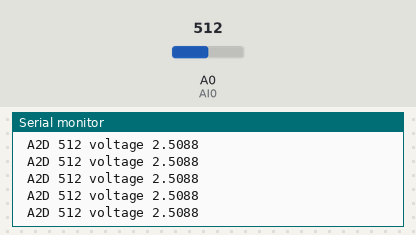
A sketch run on a simulated Arduino Uno, built with avr-gcc and run on an emulated ATmega328P. Parts: the last lines printed to the serial monitor. Inputs (shaded band) come from the test bench; at power-on: A0 (AI0) = 512.

Above: at 1.2 s.
1.3 s: A0 (AI0) set to 107
At 2.0 s:
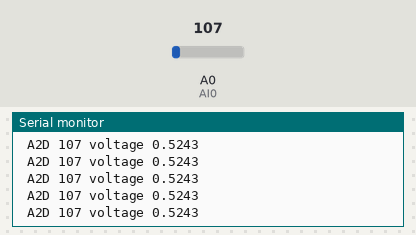
4.3 s: A0 (AI0) set to 94
At 5.3 s:
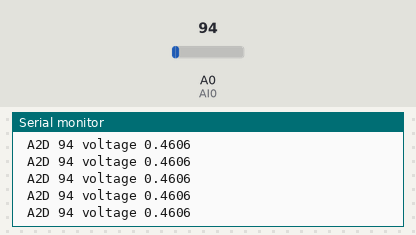
Timing chart, 0 to 7.3 s (numbered marks = the images above; inputs shaded):
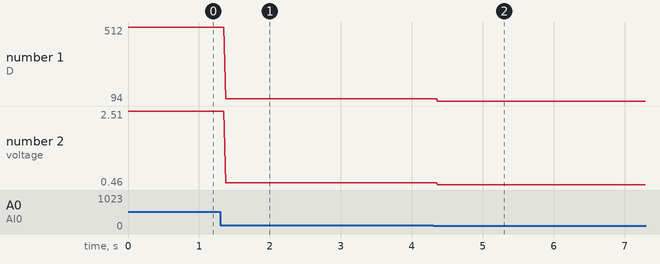

The sketch:

DAQ_voltmeter.ino
```cpp
/////////////////////////////////////////////////////////
// very simple voltmeter
// will measure 0 to 5V only!
// Voltages outside 0 to 5V will destroy your Arduino!!!
// Don't wire this backwards!
/////////////////////////////////////////////////////////
// define a variable that tells which analog pin we will
//   use
int AI0 = 0;    //AI0 stands for analog input zero
// define a variable that holds our Delta_v_min
float delta_v_min=0.0049;   // volts per A2D unit
// define a variable for our A2D version of our signal
int ADC_value = 0;
// define a variable for our voltage version of our signal
float voltage = 0.0;

/////////////////////////////////////////////////////////
void setup() {
  // put your setup code here, to run once when your
  // Arduino starts up:
  //
  // Initiate Serial Communication, so we can see the
  // voltage on our computer
  Serial.begin(9600);    //9600 baud rate
}

/////////////////////////////////////////////////////////
void loop() {
  // Read in the voltage in A2D units form the serial port
  //   remember that AI0 is the pin number to read from
  ADC_value = analogRead(AI0);
  // Let's print out our A2D version of our signal
  Serial.print(" A2D ");
  Serial.print(ADC_value);
  // Now convert to voltage units using delta_v_min
  voltage = ADC_value * delta_v_min;
  // And print out our voltage version of our signal
  Serial.print(" voltage ");
  // Print the voltage with 4 significant figures)
  Serial.println(voltage, 4);
}
/////////////////////////////////////////////////////////
/////////////////////////////////////////////////////////
```

Measured:
- after the input at 1.3 s, the serial monitor: prints a new line after 0.08 s (image 1)
- after the input at 4.3 s, the serial monitor: prints a new line after 0.07 s (image 2)
- plotted number 1: 512 → 107 after the input at 1.3 s, 107 → 94 after the input at 4.3 s
- plotted number 2: 2.51 → 0.52 after the input at 1.3 s, 0.52 → 0.46 after the input at 4.3 s
